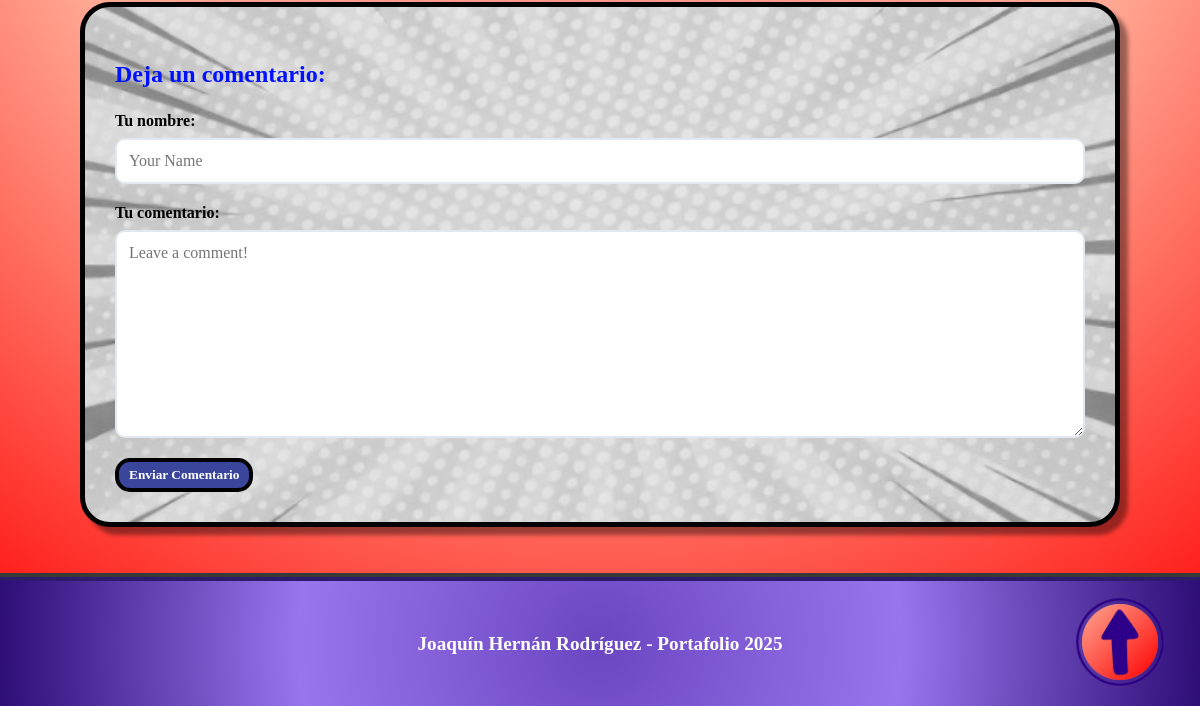
Before: /blog/post/6/ (lower part) with the older database file.
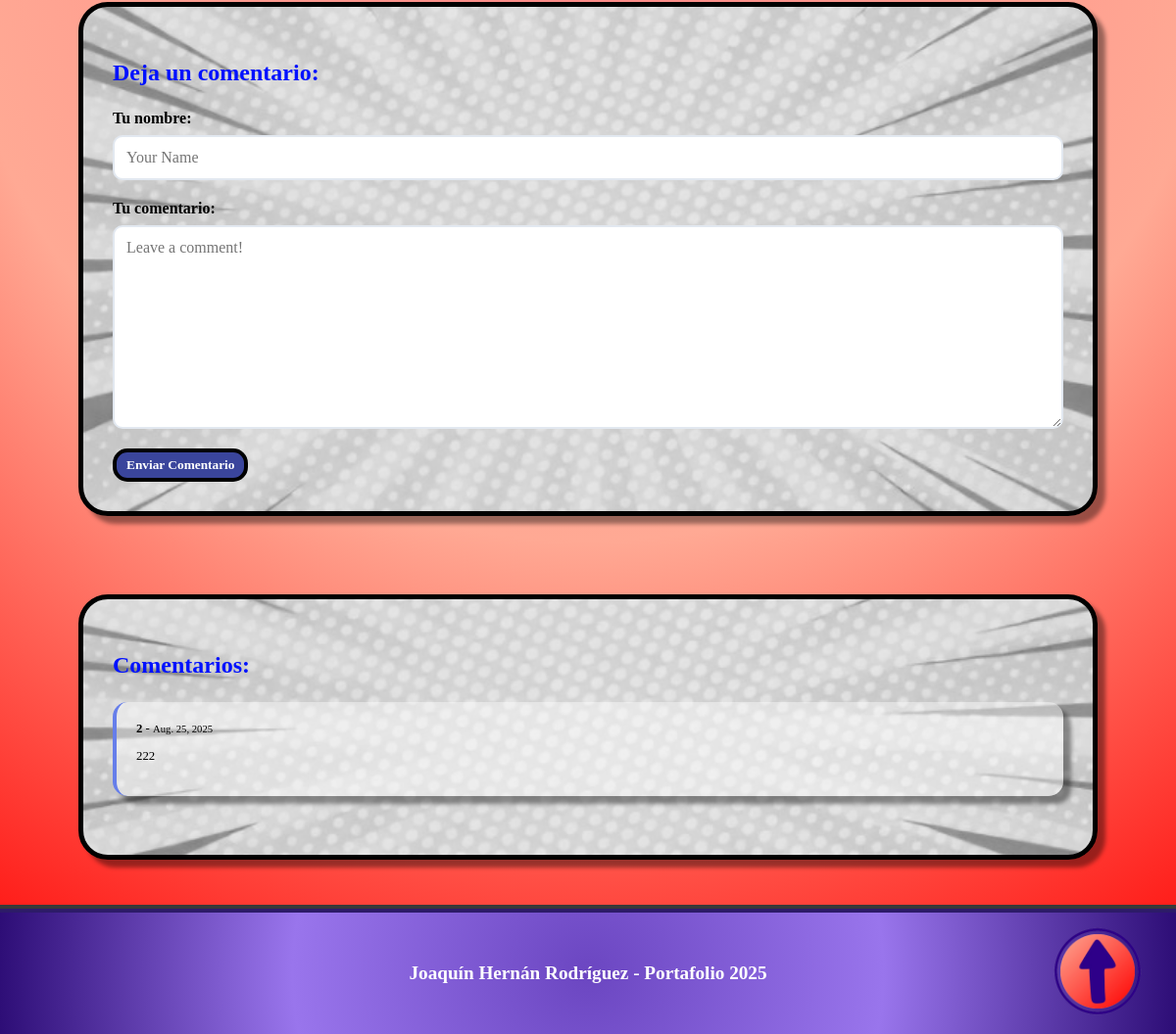
After: the same page with the newer database file.
### blog/models.py (models this page shows, shortened)
class Comment(models.Model):
    author = models.CharField(max_length=60)
    body = models.CharField(max_length=2000)
    created_on = models.DateTimeField(auto_now_add=True)
    post = models.ForeignKey("Post", on_delete=models.CASCADE)

### blog/views.py (the view, shortened to what this page needs)
# urls.py: path("post/<int:pk>/", views.blog_detail, name="blog_detail"),
def blog_detail(request, pk):
    post = Post.objects.get(pk=pk)
    form = CommentForm()
    comments = Comment.objects.filter(post=post)
    context = {
        "post": post,
        "comments": comments,
        "form": CommentForm(),
    }
    return render(request, "blog/detail.html", context)

### blog/forms.py
class CommentForm(forms.Form):
    author = forms.CharField(
        max_length=60,
        widget=forms.TextInput(
            attrs={"class": "form-control", "placeholder": "Your Name"}
        ),
    )
    body = forms.CharField(
        max_length= 2000,
        widget=forms.Textarea(
            attrs={"class": "form-control", "placeholder": "Leave a comment!"}
        )
    )

### templates/blog/detail.html (shortened to what this page needs)
{% extends "blog.html" %}
{% load static %}
{% block page_content %}
  <div class="post-detail">
    <div class="comments-section" style="background-image: url('{% static 'Portafolio/assets/Fondos/Fondo Blanco.png' %}'); background-size: cover; background-position: center;">
      <h3 class="comments-title">Deja un comentario:</h3>
      <form method="post" class="comment-form">
        <div class="form-group">
          <label for="{{ form.author.id_for_label }}">Tu nombre:</label>
          {{ form.author }}
        </div>
        <div class="form-group">
          <label for="{{ form.body.id_for_label }}">Tu comentario:</label>
          {{ form.body }}
        </div>
        <button type="submit" class="enviar-comentario">Enviar Comentario</button>
      </form>
    </div>
    {% if comments %}
    <div class="comments-list" style="background-image: url('{% static 'Portafolio/assets/Fondos/Fondo Blanco.png' %}'); background-size: cover; background-position: center;">
      <h3 class="comments-title">Comentarios:</h3>
      {% for comment in comments %}
        <div class="comment">
          <div class="comment-meta">
            <strong>{{ comment.author }}</strong> - <small>{{ comment.created_on.date }}</small>
          </div>
          <div class="comment-body">
            <p>{{ comment.body | linebreaks }}</p>
          </div>
        </div>
      {% endfor %}
    </div>
    {% endif %}
  </div>
{% endblock page_content %}

Changed rows visible on the page:
added Comment: author "2", created_on "Aug. 25, 2025", body "222"
Other visible differences:
text now shown: "Comentarios:"
